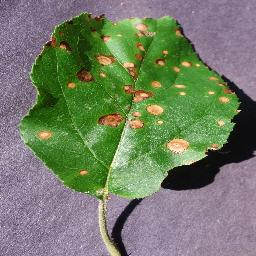
#> input picture dataset/raw/PlantVillage/color/Apple___Black_rot/0bc40cc3-6a85-480e-a22f-967a866a56a1___JR_FrgE.S 2784.JPG, 256 x 256 px
$ python -i segmentation.py   (imports and definitions only)
#> lines starting #> are read from the running program, lines starting #| are printed output that depends on the picture; after the words box and inside, x2 and y2 are one past the last pixel; in counts of white or black regions, pixels touching at a corner belong together

import cv2
import numpy as np


def segment_leaf(image_array):
    """
    Detects the complete leaf using GrabCut segmentation.

    Input:
        image_array: RGB NumPy image

    Returns:
        leaf_mask: Binary mask (leaf = 255, background = 0)
        segmented_image: Leaf with white background
        segmentation_info: Segmentation statistics
    """

    # Step 1: Validate the input
    if image_array is None or image_array.size == 0:
        raise ValueError("Empty image provided.")

    if image_array.ndim != 3 or image_array.shape[2] != 3:
        raise ValueError("Expected an RGB image.")

    if image_array.dtype != np.uint8:
        raise ValueError("Expected an 8-bit RGB image.")

    height, width = image_array.shape[:2]
#> height = 256; width = 256

    if height < 20 or width < 20:
        raise ValueError("Image is too small for segmentation.")

    # Step 2: Convert RGB image to HSV
    hsv_image = cv2.cvtColor(
        image_array,
        cv2.COLOR_RGB2HSV
    )
#> hsv_image: shape (256, 256, 3); mean H, S, V 94.8, 93.3, 137.8

    saturation = hsv_image[:, :, 1]
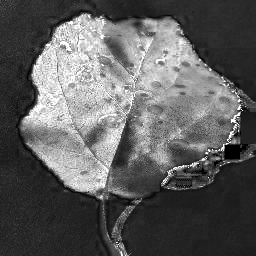
#> saturation: shape (256, 256); min 0, max 255, mean 93.3

    # Step 3: Check whether the image has enough
    # coloured pixels to identify a possible leaf
    foreground_seeds = saturation >= 55
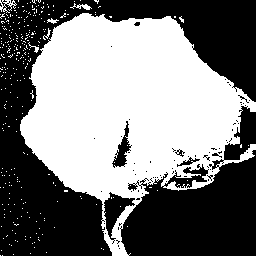
#> foreground_seeds: shape (256, 256) bool; 48.4% white; 294 white regions (288 under 20 px), largest, box (x1, y1, x2, y2) and area: (20, 13, 256, 256) 30962, (0, 0, 17, 13) 96, (70, 3, 92, 10) 62, (47, 18, 59, 24) 34, (28, 42, 39, 53) 31, (43, 28, 51, 40) 29

    if np.count_nonzero(foreground_seeds) < 20:
        raise ValueError(
            "No clear leaf region detected."
        )

    # [5 lines of commented-out code are left out]

    grabcut_mask = np.full(
        (height, width),
        cv2.GC_PR_FGD,
        dtype=np.uint8
    )

    # Step 5: Mark the outer border as probable background
    border = max(3, int(min(height, width) * 0.04))
#> border = 10

    grabcut_mask[:border, :] = cv2.GC_PR_BGD
    grabcut_mask[-border:, :] = cv2.GC_PR_BGD
    grabcut_mask[:, :border] = cv2.GC_PR_BGD
    grabcut_mask[:, -border:] = cv2.GC_PR_BGD

    # Step 6: Mark the inner border as definite background
    definite_border = max(2, int(min(height, width) * 0.01))
#> definite_border = 2

    grabcut_mask[:definite_border, :] = cv2.GC_BGD
    grabcut_mask[-definite_border:, :] = cv2.GC_BGD
    grabcut_mask[:, :definite_border] = cv2.GC_BGD
    grabcut_mask[:, -definite_border:] = cv2.GC_BGD

    # Step 7: Mark sufficiently saturated interior pixels
    # as definite foreground
    interior = np.zeros(
        (height, width),
        dtype=bool
    )

    interior[
        border:height-border,
        border:width-border
    ] = True

    grabcut_mask[
        foreground_seeds & interior
    ] = cv2.GC_FGD

    # Step 8: Convert RGB to BGR for OpenCV GrabCut
    bgr_image = cv2.cvtColor(
        image_array,
        cv2.COLOR_RGB2BGR
    )
#> bgr_image is the input picture: shape (256, 256, 3); mean B, G, R 102.2, 125.9, 115

    # Step 9: Prepare GrabCut models
    background_model = np.zeros(
        (1, 65),
        dtype=np.float64
    )

    foreground_model = np.zeros(
        (1, 65),
        dtype=np.float64
    )

    # Step 10: Run GrabCut
    cv2.grabCut(
        bgr_image,
        grabcut_mask,
        None,
        background_model,
        foreground_model,
        5,
        cv2.GC_INIT_WITH_MASK
    )

    # Step 11: Extract foreground pixels
    initial_leaf_mask = np.where(
        (grabcut_mask == cv2.GC_FGD) |
        (grabcut_mask == cv2.GC_PR_FGD),
        255,
        0
    ).astype(np.uint8)

    # Step 12: Remove small isolated regions
    contours, _ = cv2.findContours(
        initial_leaf_mask,
        cv2.RETR_EXTERNAL,
        cv2.CHAIN_APPROX_SIMPLE
    )

    if not contours:
        raise ValueError(
            "No leaf region could be segmented."
        )

    largest_contour = max(
        contours,
        key=cv2.contourArea
    )

    leaf_mask = np.zeros(
        (height, width),
        dtype=np.uint8
    )

    cv2.drawContours(
        leaf_mask,
        [largest_contour],
        -1,
        255,
        thickness=cv2.FILLED
    )
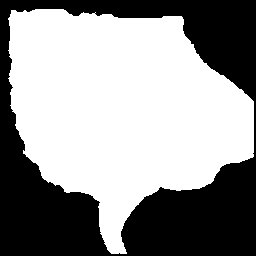
#> leaf_mask: shape (256, 256); 58.4% white; 1 black region, box (x1, y1, x2, y2) and area: (0, 0, 256, 256) 27255

    # Step 13: Close small gaps in the leaf mask
    kernel = np.ones(
        (3, 3),
        dtype=np.uint8
    )

    leaf_mask = cv2.morphologyEx(
        leaf_mask,
        cv2.MORPH_CLOSE,
        kernel
    )

    # Step 14: Validate the resulting mask
    total_pixels = leaf_mask.size
#> total_pixels = 65536
    leaf_pixels = np.count_nonzero(leaf_mask)
#> leaf_pixels = 38297
#> leaf_mask: shape (256, 256); 58.4% white; 1 black region, box (x1, y1, x2, y2) and area: (0, 0, 256, 256) 27239

    leaf_area_percentage = (
        leaf_pixels / total_pixels
    ) * 100
#> leaf_area_percentage = 58.44

    if leaf_area_percentage < 1 or leaf_area_percentage > 95:
        raise ValueError(
            "Segmentation produced an unreliable leaf mask."
        )

    # Step 15: Apply the mask to the original RGB image
    segmented_image = np.full_like(
        image_array,
        255
    )

    segmented_image[leaf_mask == 255] = (
        image_array[leaf_mask == 255]
    )
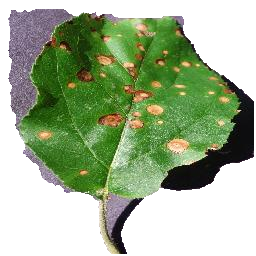
#> segmented_image: shape (256, 256, 3); mean R, G, B 159.9, 177.6, 145.1

    # Step 16: Calculate segmentation statistics
    segmentation_info = {
        "leaf_pixels": int(leaf_pixels),

        "background_pixels": int(
            total_pixels - leaf_pixels
        ),

        "leaf_area_percentage": round(
            leaf_area_percentage,
            2
        )
    }

    return leaf_mask, segmented_image, segmentation_info

>>> import cv2
>>> picture = cv2.cvtColor(cv2.imread('../dataset/raw/PlantVillage/color/Apple___Black_rot/0bc40cc3-6a85-480e-a22f-967a866a56a1___JR_FrgE.S 2784.JPG'), cv2.COLOR_BGR2RGB)
>>> result = segment_leaf(picture)
